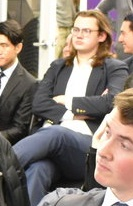
#> input picture test.jpg, 133 x 206 px
$ python WhiteLock.py
#> lines starting #> are read from the running program, lines starting #| are printed output that depends on the picture
import cv2
import numpy as np
import matplotlib.pyplot as plt

print('Init Commit')

img =  cv2.imread('test.jpg', cv2.IMREAD_GRAYSCALE)
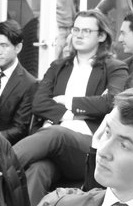
#> img: shape (206, 133); min 4, max 255, mean 128.6

#cv2.imshow('Image',img)
#cv2.waitKey(0)
#cv2.destroyAllWindows()

plt.imshow(img, cmap='gray',interpolation='bicubic')
plt.show()
